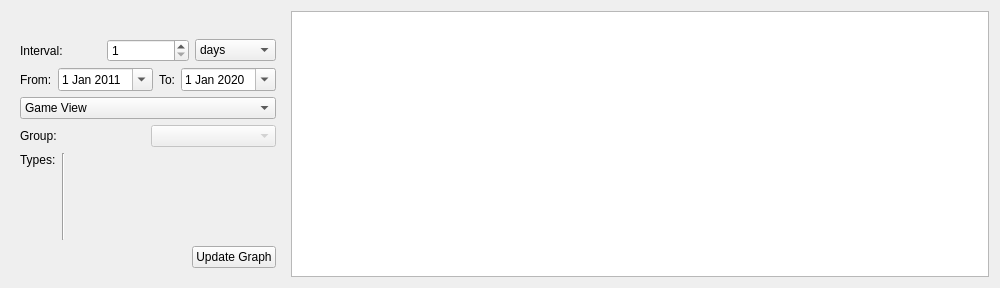
<?xml version="1.0" encoding="UTF-8"?>
<ui version="4.0">
 <class>Form</class>
 <widget class="QWidget" name="Form">
  <property name="geometry">
   <rect>
    <x>0</x>
    <y>0</y>
    <width>1000</width>
    <height>288</height>
   </rect>
  </property>
  <property name="windowTitle">
   <string>Form</string>
  </property>
  <layout class="QHBoxLayout" name="horizontalLayout_4">
   <item>
    <widget class="QDockWidget" name="dockWidget">
     <property name="sizePolicy">
      <sizepolicy hsizetype="Maximum" vsizetype="Preferred">
       <horstretch>0</horstretch>
       <verstretch>0</verstretch>
      </sizepolicy>
     </property>
     <property name="floating">
      <bool>false</bool>
     </property>
     <property name="features">
      <set>QDockWidget::NoDockWidgetFeatures</set>
     </property>
     <widget class="QWidget" name="dockWidgetContents">
      <layout class="QVBoxLayout" name="verticalLayout_3">
       <item>
        <layout class="QHBoxLayout" name="horizontalLayout">
         <item>
          <widget class="QLabel" name="label_3">
           <property name="text">
            <string>Interval:</string>
           </property>
          </widget>
         </item>
         <item>
          <widget class="QSpinBox" name="intervalAmtBox">
           <property name="prefix">
            <string/>
           </property>
           <property name="minimum">
            <number>1</number>
           </property>
           <property name="maximum">
            <number>30</number>
           </property>
          </widget>
         </item>
         <item>
          <widget class="QComboBox" name="intervalTypeBox">
           <item>
            <property name="text">
             <string>days</string>
            </property>
           </item>
           <item>
            <property name="text">
             <string>weeks</string>
            </property>
           </item>
          </widget>
         </item>
        </layout>
       </item>
       <item>
        <layout class="QHBoxLayout" name="horizontalLayout_6">
         <item>
          <widget class="QLabel" name="label_4">
           <property name="text">
            <string>From:</string>
           </property>
          </widget>
         </item>
         <item>
          <widget class="QDateEdit" name="startDate">
           <property name="date">
            <date>
             <year>2011</year>
             <month>1</month>
             <day>1</day>
            </date>
           </property>
           <property name="calendarPopup">
            <bool>true</bool>
           </property>
          </widget>
         </item>
         <item>
          <widget class="QLabel" name="label_5">
           <property name="text">
            <string>To:</string>
           </property>
          </widget>
         </item>
         <item>
          <widget class="QDateEdit" name="endDate">
           <property name="date">
            <date>
             <year>2020</year>
             <month>1</month>
             <day>1</day>
            </date>
           </property>
           <property name="calendarPopup">
            <bool>true</bool>
           </property>
          </widget>
         </item>
        </layout>
       </item>
       <item>
        <widget class="QComboBox" name="groupViewTypeList">
         <item>
          <property name="text">
           <string>Game View</string>
          </property>
         </item>
         <item>
          <property name="text">
           <string>Group View</string>
          </property>
         </item>
        </widget>
       </item>
       <item>
        <layout class="QHBoxLayout" name="horizontalLayout_3">
         <item>
          <widget class="QLabel" name="label">
           <property name="text">
            <string>Group:</string>
           </property>
          </widget>
         </item>
         <item>
          <widget class="QComboBox" name="groupList">
           <property name="enabled">
            <bool>false</bool>
           </property>
          </widget>
         </item>
        </layout>
       </item>
       <item>
        <layout class="QHBoxLayout" name="horizontalLayout_2">
         <item>
          <layout class="QVBoxLayout" name="objectTypeLayout">
           <item>
            <widget class="QLabel" name="label_2">
             <property name="text">
              <string>Types:</string>
             </property>
            </widget>
           </item>
           <item>
            <spacer name="verticalSpacer_2">
             <property name="orientation">
              <enum>Qt::Vertical</enum>
             </property>
             <property name="sizeHint" stdset="0">
              <size>
               <width>20</width>
               <height>40</height>
              </size>
             </property>
            </spacer>
           </item>
          </layout>
         </item>
         <item>
          <widget class="Line" name="line">
           <property name="orientation">
            <enum>Qt::Vertical</enum>
           </property>
          </widget>
         </item>
         <item>
          <widget class="QStackedWidget" name="stackedWidget">
           <property name="lineWidth">
            <number>0</number>
           </property>
           <property name="currentIndex">
            <number>0</number>
           </property>
           <widget class="QWidget" name="page">
            <layout class="QVBoxLayout" name="verticalLayout">
             <item>
              <layout class="QVBoxLayout" name="groupLayout">
               <item>
                <spacer name="verticalSpacer_3">
                 <property name="orientation">
                  <enum>Qt::Vertical</enum>
                 </property>
                 <property name="sizeHint" stdset="0">
                  <size>
                   <width>20</width>
                   <height>40</height>
                  </size>
                 </property>
                </spacer>
               </item>
              </layout>
             </item>
            </layout>
           </widget>
           <widget class="QWidget" name="page_2">
            <layout class="QVBoxLayout" name="verticalLayout_2">
             <item>
              <layout class="QVBoxLayout" name="userLayout">
               <item>
                <spacer name="verticalSpacer">
                 <property name="orientation">
                  <enum>Qt::Vertical</enum>
                 </property>
                 <property name="sizeHint" stdset="0">
                  <size>
                   <width>20</width>
                   <height>40</height>
                  </size>
                 </property>
                </spacer>
               </item>
              </layout>
             </item>
            </layout>
           </widget>
          </widget>
         </item>
        </layout>
       </item>
       <item>
        <layout class="QHBoxLayout" name="horizontalLayout_5">
         <item>
          <spacer name="horizontalSpacer">
           <property name="orientation">
            <enum>Qt::Horizontal</enum>
           </property>
           <property name="sizeHint" stdset="0">
            <size>
             <width>40</width>
             <height>20</height>
            </size>
           </property>
          </spacer>
         </item>
         <item>
          <widget class="QPushButton" name="updateGraphButton">
           <property name="text">
            <string>Update Graph</string>
           </property>
          </widget>
         </item>
        </layout>
       </item>
      </layout>
     </widget>
    </widget>
   </item>
   <item>
    <widget class="QGraphicsView" name="aarGraphicsView"/>
   </item>
  </layout>
 </widget>
 <resources/>
 <connections/>
</ui>
